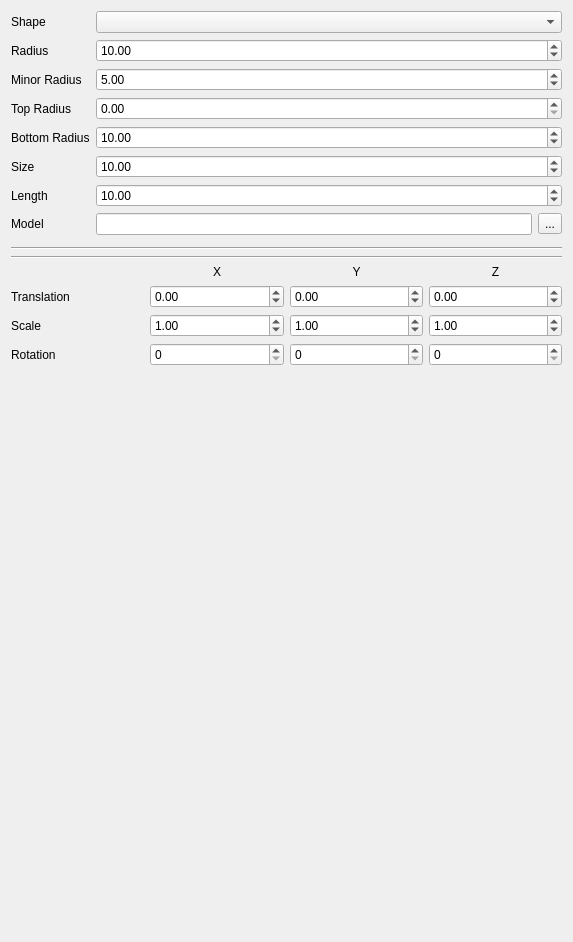
<?xml version="1.0" encoding="UTF-8"?>
<ui version="4.0">
 <class>Point3DSymbolWidget</class>
 <widget class="QWidget" name="Point3DSymbolWidget">
  <property name="geometry">
   <rect>
    <x>0</x>
    <y>0</y>
    <width>573</width>
    <height>942</height>
   </rect>
  </property>
  <property name="windowTitle">
   <string>Form</string>
  </property>
  <layout class="QFormLayout" name="formLayout">
   <item row="0" column="0">
    <widget class="QLabel" name="label">
     <property name="text">
      <string>Shape</string>
     </property>
    </widget>
   </item>
   <item row="0" column="1">
    <widget class="QComboBox" name="cboShape"/>
   </item>
   <item row="1" column="0">
    <widget class="QLabel" name="labelRadius">
     <property name="text">
      <string>Radius</string>
     </property>
    </widget>
   </item>
   <item row="1" column="1">
    <widget class="QDoubleSpinBox" name="spinRadius">
     <property name="value">
      <double>10.000000000000000</double>
     </property>
    </widget>
   </item>
   <item row="2" column="0">
    <widget class="QLabel" name="labelMinorRadius">
     <property name="text">
      <string>Minor Radius</string>
     </property>
    </widget>
   </item>
   <item row="2" column="1">
    <widget class="QDoubleSpinBox" name="spinMinorRadius">
     <property name="value">
      <double>5.000000000000000</double>
     </property>
    </widget>
   </item>
   <item row="3" column="0">
    <widget class="QLabel" name="labelTopRadius">
     <property name="text">
      <string>Top Radius</string>
     </property>
    </widget>
   </item>
   <item row="3" column="1">
    <widget class="QDoubleSpinBox" name="spinTopRadius"/>
   </item>
   <item row="4" column="0">
    <widget class="QLabel" name="labelBottomRadius">
     <property name="text">
      <string>Bottom Radius</string>
     </property>
    </widget>
   </item>
   <item row="4" column="1">
    <widget class="QDoubleSpinBox" name="spinBottomRadius">
     <property name="value">
      <double>10.000000000000000</double>
     </property>
    </widget>
   </item>
   <item row="5" column="0">
    <widget class="QLabel" name="labelSize">
     <property name="text">
      <string>Size</string>
     </property>
    </widget>
   </item>
   <item row="5" column="1">
    <widget class="QDoubleSpinBox" name="spinSize">
     <property name="value">
      <double>10.000000000000000</double>
     </property>
    </widget>
   </item>
   <item row="6" column="0">
    <widget class="QLabel" name="labelLength">
     <property name="text">
      <string>Length</string>
     </property>
    </widget>
   </item>
   <item row="6" column="1">
    <widget class="QDoubleSpinBox" name="spinLength">
     <property name="value">
      <double>10.000000000000000</double>
     </property>
    </widget>
   </item>
   <item row="7" column="0">
    <widget class="QLabel" name="labelModel">
     <property name="text">
      <string>Model</string>
     </property>
    </widget>
   </item>
   <item row="7" column="1">
    <layout class="QHBoxLayout" name="horizontalLayout">
     <item>
      <widget class="QLineEdit" name="lineEditModel"/>
     </item>
     <item>
      <widget class="QToolButton" name="btnModel">
       <property name="text">
        <string>...</string>
       </property>
      </widget>
     </item>
    </layout>
   </item>
   <item row="8" column="0" colspan="2">
    <widget class="QgsPhongMaterialWidget" name="widgetMaterial" native="true"/>
   </item>
   <item row="9" column="0" colspan="2">
    <widget class="Line" name="line">
     <property name="orientation">
      <enum>Qt::Horizontal</enum>
     </property>
    </widget>
   </item>
   <item row="10" column="0" colspan="2">
    <widget class="Line" name="line_2">
     <property name="orientation">
      <enum>Qt::Horizontal</enum>
     </property>
    </widget>
   </item>
   <item row="11" column="0" colspan="2">
    <layout class="QGridLayout" name="gridLayout">
     <item row="0" column="1">
      <widget class="QLabel" name="label_5">
       <property name="text">
        <string>X</string>
       </property>
       <property name="alignment">
        <set>Qt::AlignCenter</set>
       </property>
      </widget>
     </item>
     <item row="0" column="2">
      <widget class="QLabel" name="label_6">
       <property name="text">
        <string>Y</string>
       </property>
       <property name="alignment">
        <set>Qt::AlignCenter</set>
       </property>
      </widget>
     </item>
     <item row="0" column="3">
      <widget class="QLabel" name="label_7">
       <property name="text">
        <string>Z</string>
       </property>
       <property name="alignment">
        <set>Qt::AlignCenter</set>
       </property>
      </widget>
     </item>
     <item row="1" column="0">
      <widget class="QLabel" name="label_2">
       <property name="text">
        <string>Translation</string>
       </property>
      </widget>
     </item>
     <item row="1" column="1">
      <widget class="QDoubleSpinBox" name="spinTX">
       <property name="minimum">
        <double>-99.900000000000006</double>
       </property>
      </widget>
     </item>
     <item row="1" column="2">
      <widget class="QDoubleSpinBox" name="spinTY">
       <property name="minimum">
        <double>-99.900000000000006</double>
       </property>
      </widget>
     </item>
     <item row="1" column="3">
      <widget class="QDoubleSpinBox" name="spinTZ">
       <property name="minimum">
        <double>-99.900000000000006</double>
       </property>
      </widget>
     </item>
     <item row="2" column="0">
      <widget class="QLabel" name="label_3">
       <property name="text">
        <string>Scale</string>
       </property>
      </widget>
     </item>
     <item row="2" column="1">
      <widget class="QDoubleSpinBox" name="spinSX">
       <property name="value">
        <double>1.000000000000000</double>
       </property>
      </widget>
     </item>
     <item row="2" column="2">
      <widget class="QDoubleSpinBox" name="spinSY">
       <property name="value">
        <double>1.000000000000000</double>
       </property>
      </widget>
     </item>
     <item row="2" column="3">
      <widget class="QDoubleSpinBox" name="spinSZ">
       <property name="value">
        <double>1.000000000000000</double>
       </property>
      </widget>
     </item>
     <item row="3" column="0">
      <widget class="QLabel" name="label_4">
       <property name="text">
        <string>Rotation</string>
       </property>
      </widget>
     </item>
     <item row="3" column="1">
      <widget class="QDoubleSpinBox" name="spinRX">
       <property name="decimals">
        <number>0</number>
       </property>
       <property name="maximum">
        <double>360.000000000000000</double>
       </property>
      </widget>
     </item>
     <item row="3" column="2">
      <widget class="QDoubleSpinBox" name="spinRY">
       <property name="decimals">
        <number>0</number>
       </property>
       <property name="maximum">
        <double>360.000000000000000</double>
       </property>
      </widget>
     </item>
     <item row="3" column="3">
      <widget class="QDoubleSpinBox" name="spinRZ">
       <property name="decimals">
        <number>0</number>
       </property>
       <property name="maximum">
        <double>360.000000000000000</double>
       </property>
      </widget>
     </item>
    </layout>
   </item>
  </layout>
 </widget>
 <customwidgets>
  <customwidget>
   <class>QgsPhongMaterialWidget</class>
   <extends>QWidget</extends>
   <header>qgsphongmaterialwidget.h</header>
   <container>1</container>
  </customwidget>
 </customwidgets>
 <tabstops>
  <tabstop>spinRadius</tabstop>
  <tabstop>spinMinorRadius</tabstop>
  <tabstop>spinTopRadius</tabstop>
  <tabstop>spinBottomRadius</tabstop>
  <tabstop>spinSize</tabstop>
  <tabstop>spinLength</tabstop>
  <tabstop>spinTX</tabstop>
  <tabstop>spinTY</tabstop>
  <tabstop>spinTZ</tabstop>
  <tabstop>spinSX</tabstop>
  <tabstop>spinSY</tabstop>
  <tabstop>spinSZ</tabstop>
  <tabstop>spinRX</tabstop>
  <tabstop>spinRY</tabstop>
  <tabstop>spinRZ</tabstop>
 </tabstops>
 <resources/>
 <connections/>
</ui>
